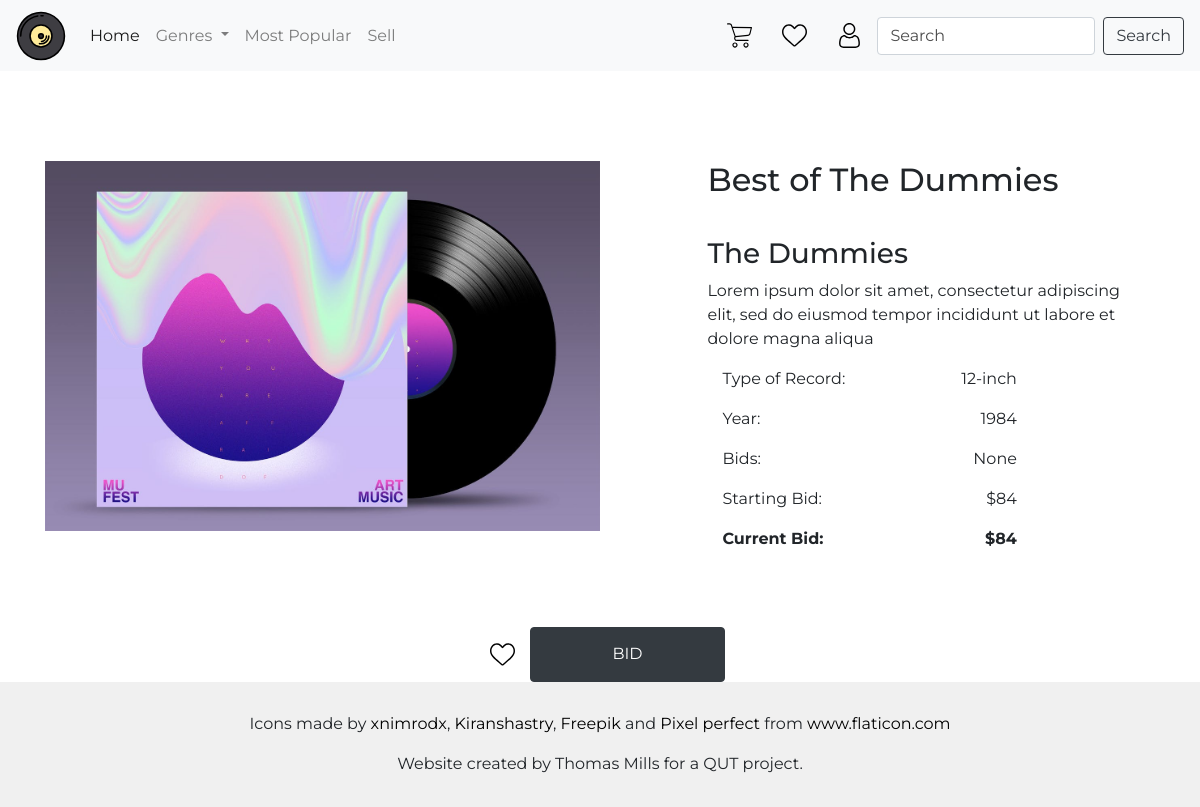
The app's page /item/2 with its own data.
### auction/models.py (models this page shows, shortened)
class Item(db.Model):
    __tablename__ = 'items'
    id = db.Column(db.Integer, primary_key=True)
    name = db.Column(db.String(100), index=True, nullable=False)
    description = db.Column(db.String(200), nullable=False)
    artist = db.Column(db.String(100), index=True, nullable=False)
    genre = db.Column(db.String(80), index=True, nullable=False)
    year = db.Column(db.Integer, nullable=False)
    designation = db.Column(db.String(80), nullable=False)
    image = db.Column(db.String(400), nullable=False)
    starting_value = db.Column(db.Integer, nullable=False)
    current_value = db.Column(db.Integer, nullable=False)
    bid_number = db.Column(db.Integer, nullable=True)
    status = db.Column(db.String(80), index=True, nullable=False)
    user_id = db.Column(db.Integer, db.ForeignKey('users.id'))
    date_posted = db.Column(db.String, nullable=False)
    watchlists = db.relationship('Watchlist', backref='items')
    bids = db.relationship('Bid', backref='items')

### auction/auth.py (the view)
@bp2.route("/<id>")
def show(id):
    details = Item.query.filter_by(id=id).first()
    return render_template('created_item_details.html', details=details)

### auction/templates/created_item_details.html (shortened to what this page needs)
{% extends 'base.html' %}
{% block content %}
<div class="row def-padding space-between">
    <div class="col-lg-6 col-xs-12 top-btm-padding">
        <img class="img-fluid" src={{details.image}} alt="Record Image">
    </div>
    <div class="col-lg-5 col-xs-12 col-sm-12 col-md-12">
        <h2 class="top-btm-padding">{{details.name}}</h2>
        <h3>{{details.artist}}</h3>
        <p class="card-text">{{details.description}}</p>
        <div class="space-between col-lg-9 col-md-10 col-sm-12">
            <p>Type of Record: </p>
            <p>{{details.designation}}</p>
        </div>
        <div class="space-between col-lg-9 col-md-10 col-sm-12">
            <p>Year: </p>
            <p>{{details.year}}</p>
        </div>
        <div class="space-between col-lg-9 col-md-10 col-sm-12">
            <p>Bids: </p>
            <p>{{details.bid_number}}</p>
        </div>
        <div class="space-between col-lg-9 col-md-10 col-sm-12">
            <p>Starting Bid: </p>
            <p>${{details.starting_value}}</p>
        </div>
        <div class="space-between col-lg-9 col-md-10 col-sm-12 font-weight-bold">
            <p>Current Bid: </p>
            <p>${{details.current_value}}</p>
        </div>
    </div>
</div>
<div class="col-12 justify-center space-between">
    <a class="backgr-default icon-default" href="watchlist" id="watchlist-nav-link"></a>
    <button type="button" class="btn btn-dark col-lg-2 col-md-2 col-sm-10 col-xs-10" data-toggle="modal"
        data-target="#bidModal">BID</a>
</div>
{% endblock %}

### auction/static/styles/style.css (style rules this page uses)
* { font-family: Montserrat; }
a { color: initial; }
.backgr-default { background-size: 100%; background-repeat: no-repeat; }
.icon-default { width: 25px; height: 25px; margin: 15px; }
.def-padding { padding: 60px; }
.top-btm-padding { padding: 30px 0 30px 0; }
.space-between { display: flex; justify-content: space-between; }
.justify-center { display: flex; justify-content: center; }
#watchlist-nav-link { background-image: url("../images/heart.svg"); }
::placeholder { color: rgba(0,0,0,0.7) !important; opacity: 1; }

### records on screen
Item: image (picture), name "Best of The Dummies", artist "The Dummies", description "Lorem ipsum dolor sit amet, consectetur adipiscing elit, sed do eiusmod tempor incididunt ut labore et dolore magna aliqua", designation "12-inch", year "1984", bid_number "None", starting_value "84", current_value "84"
